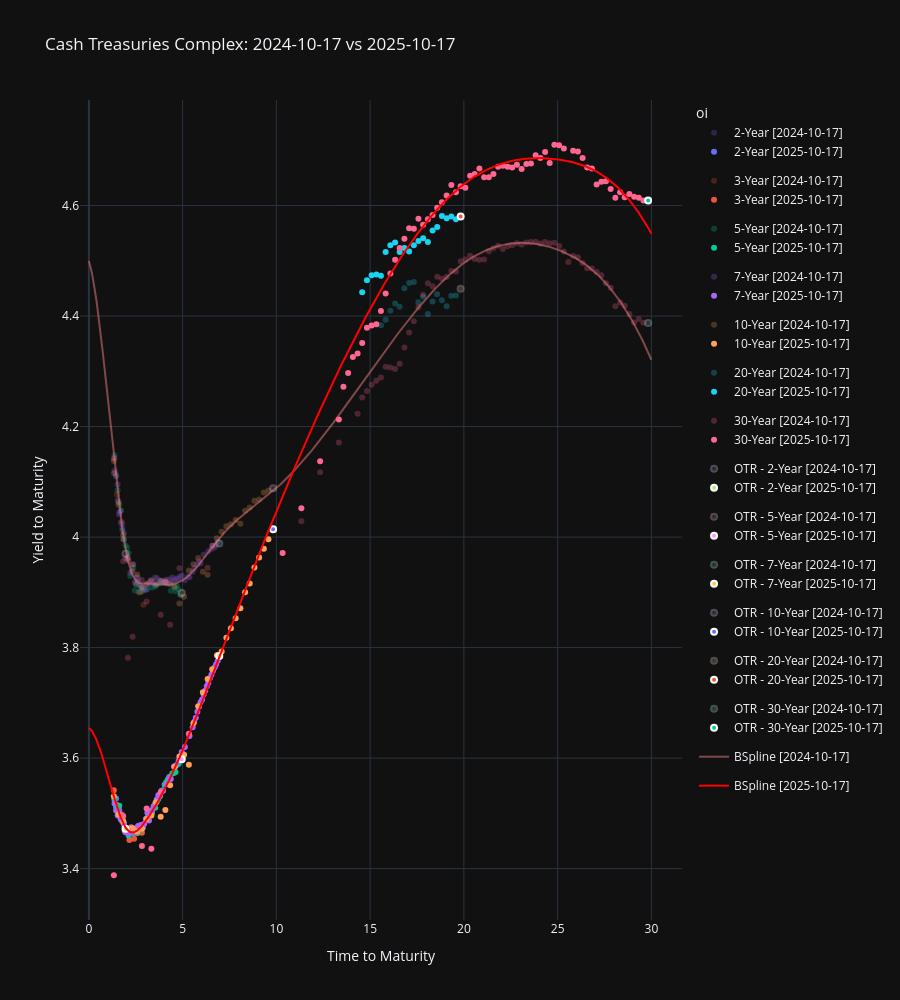
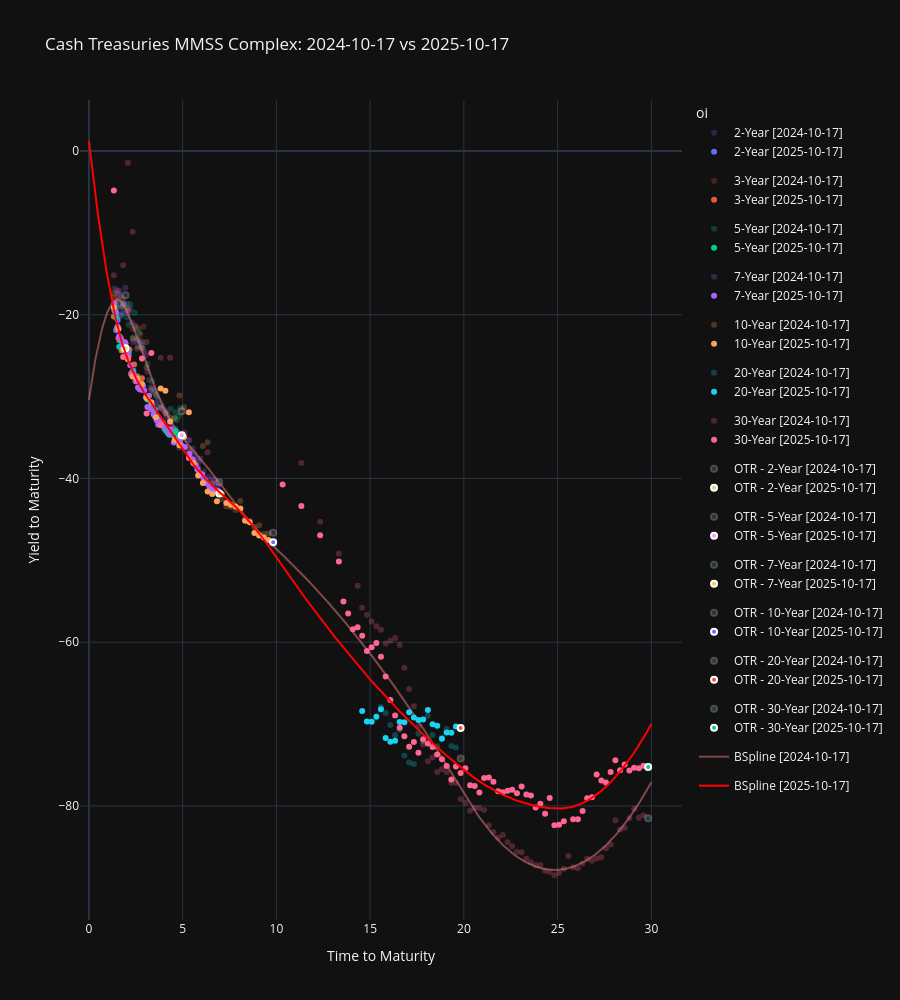

Notebook source saved alongside these figures, in order:
### Code cell
# plot_usts(
#     curve_set_df=new_market_df,
#     ttm_col="ttm",
#     ytm_col="ytm",
#     label_col="oi",
#     cusip_col="cusip",
#     hover_data=new_ref_df.columns.to_list(),
#     cusips_hightlighter=[
#         ("912810UA4", "purple"),
#         ("912810UC0", "purple"),
#     ],
#     splines=[
#         (new_ytm_loess, "LOESS Spline"),
# 		(new_ytm_bspline, "BSpline", "red")
# 	],
#     title=f"Cash Treasuries Complex: {next(iter(new_cusip_pricers.items()))[1].meta()["timestamp"]}",
# )

# plot_usts(
#     # curve_set_df=mmss_df[
# 	#     mmss_df["rank"].isin([0, 1, 2])
#     # ],
#     curve_set_df=new_mmss_df,
#     ttm_col="ttm",
#     ytm_col="mmss",
#     label_col="oi",
#     cusip_col="cusip",
#     hover_data=new_ref_df.columns.to_list(),
#     cusips_hightlighter=[
#         ("912810UA4", "purple"),
#         ("912810UC0", "purple"),
#     ],
#     splines=[
#         # (mmss_mdur_spline, "LOESS Spline", "red"),
#         (new_mmss_bspline, "BSpline", "red")
#     ],
#     title=f"Cash Treasuries MMSS Complex: {next(iter(new_cusip_pricers.items()))[1].meta()["timestamp"]}",
#     # enable_hover_filters=True,
#     # numeric_bins=4,
# )


fig, cmap = plot_usts_comparison(
    curve_set_df=old_market_df,
    ttm_col="ttm",
    ytm_col="ytm",
    label_col="oi",
    cusip_col="cusip",
    hover_data=old_ref_df.columns.to_list(),
    splines=[(old_ytm_bspline, "BSpline", "lightcoral")],
    # title=f"Cash Treasuries Complex: {older} vs {newer}",
    opacity=0.50,
    name_suffix=str(compare),
    show=False,
    return_color_map=True,
)
fig = plot_usts_comparison(
    curve_set_df=new_market_df,
    ttm_col="ttm",
    ytm_col="ytm",
    label_col="oi",
    cusip_col="cusip",
    hover_data=new_ref_df.columns.to_list(),
    splines=[(new_ytm_bspline, "BSpline", "red")],
    title=f"Cash Treasuries Complex: {compare} vs {as_of}",
    fig=fig,
    opacity=1.0,
    name_suffix=str(as_of),
    color_discrete_map=cmap,
    show=True,
)

fig, cmap = plot_usts_comparison(
    curve_set_df=old_mmss_df,
    ttm_col="ttm",
    ytm_col="mmss",
    label_col="oi",
    cusip_col="cusip",
    hover_data=old_ref_df.columns.to_list(),
    splines=[(old_mmss_bspline, "BSpline", "lightcoral")],
    opacity=0.50,
    name_suffix=str(compare),
    show=False,
    return_color_map=True,
)
fig = plot_usts_comparison(
    curve_set_df=new_mmss_df,
    ttm_col="ttm",
    ytm_col="mmss",
    label_col="oi",
    cusip_col="cusip",
    hover_data=new_ref_df.columns.to_list(),
    splines=[(new_mmss_bspline, "BSpline", "red")],
    title=f"Cash Treasuries MMSS Complex: {compare} vs {as_of}",
    fig=fig,
    opacity=1.0,
    name_suffix=str(as_of),
    color_discrete_map=cmap,
    show=True,
)
